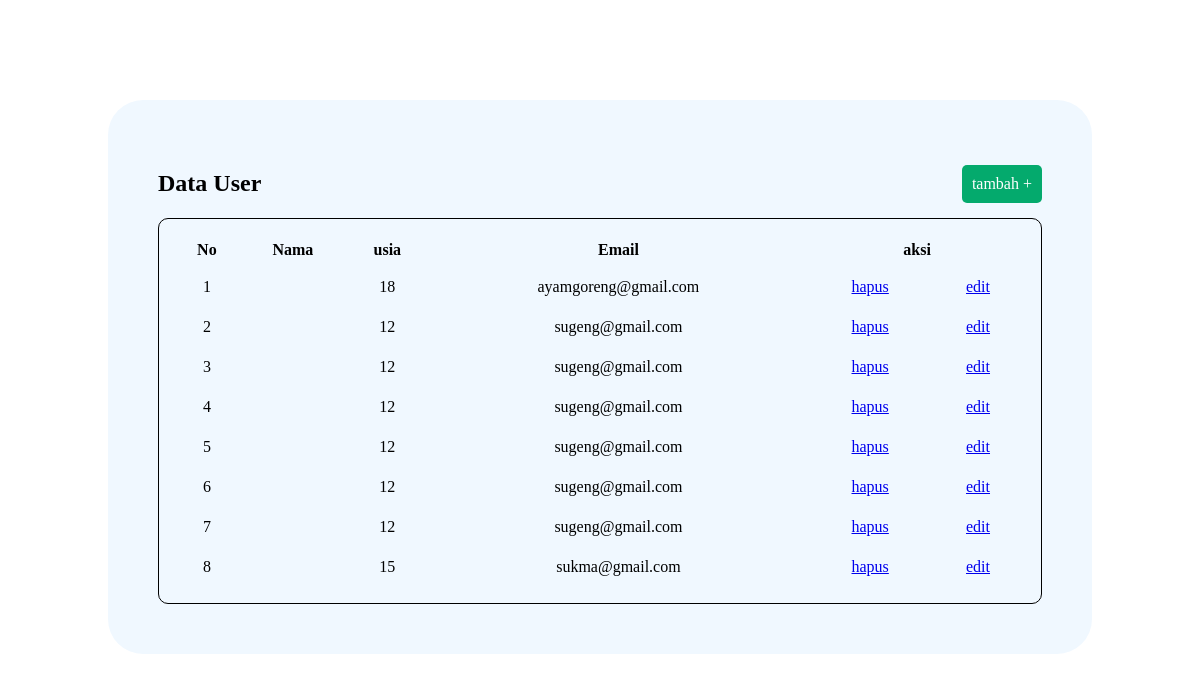
/app/views/dashboard.php, run on the app's committed database.
### tables this page shows
CREATE TABLE `tb_users` (
  `id_users` int(11) NOT NULL,
  `nama` varchar(225) NOT NULL,
  `usia` int(255) NOT NULL,
  `email` varchar(225) NOT NULL
);

### app/views/dashboard.php (the view, shortened to what this page needs)
<?php
include '../database/db.php';
?>
<!DOCTYPE html>
<html lang="en">
<head>
    <link rel="stylesheet" href="../../src/style.css">
</head>
<body>
<div class="parent">
    <div class="header">
        <h2>Data User</h2>
        <a href="../controller/create.php" class="tambah">tambah + </a>
    </div>
    <table>
        <tr>
            <th>No</th>
            <th>Nama</th>
            <th>usia</th>
            <th>Email</th>
            <th colspan="2">aksi</th>
        </tr>
        <tr>
            <?php
            $no = 1;
            $resutl = mysqli_query($conn, "SELECT * FROM tb_users");
            while($row = mysqli_fetch_assoc($resutl)){
                echo "<tr>
                        <td>$no</td>
                        <td>{$row['username']}</td>
                        <td>{$row['usia']}</td>
                        <td>{$row['email']}</td>
                        <td><a href=.'../controller/delete.php?id={$row['id_users']}'>hapus</a></td>
                        <td><a href='../controller/edit.php?id={$row['id_users']}'>edit</a></td>
                    </tr>";
            $no++;
            };
            ?>
        </tr>
    </table>
</div>
</body>
</html>

### src/style.css (style rules this page uses)
.parent { background-color: aliceblue; border-radius: 35PX; padding: 50px; margin: 100px; display: flex; flex-direction: column; justify-content: center; }
.header { display: flex; flex-direction: row; justify-content: space-between; padding-top: 0px; padding-bottom: 0px; }
.header a { background-color: #04AA6D; padding: 10px; text-decoration: none; color: white; border-radius: 5px; display: flex; flex-direction: column; justify-content: center; margin-top: 15px; margin-bottom: 15px; }
.parent table { border: 1px black solid; border-radius: 10px; padding: 15px; }
.parent table td { padding: 10px; text-align: center; }
.parent table th { padding: 5px; }

### data on the page
tb_users: usia "18", email "ayamgoreng@gmail.com"
tb_users: usia "12", email "sugeng@gmail.com"
tb_users: usia "12", email "sugeng@gmail.com"
tb_users: usia "12", email "sugeng@gmail.com"
tb_users: usia "12", email "sugeng@gmail.com"
tb_users: usia "12", email "sugeng@gmail.com"
tb_users: usia "12", email "sugeng@gmail.com"
tb_users: usia "15", email "sukma@gmail.com"
